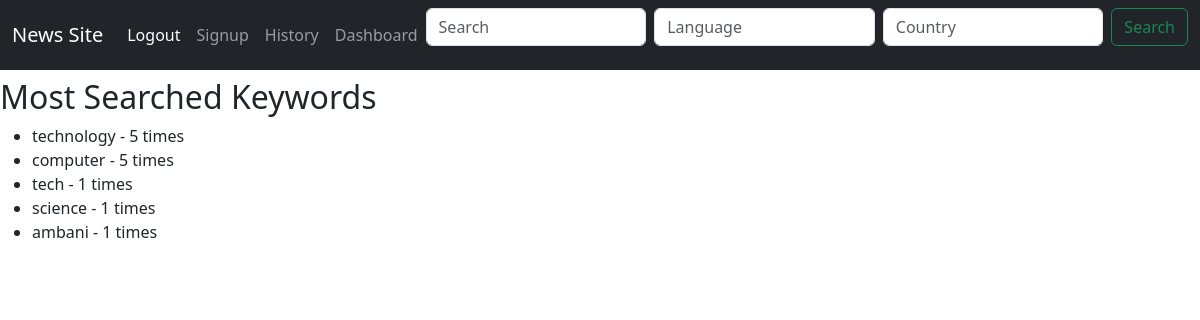
The page /dashboard/ (signed in) on the database its author committed.
### newsapp/models.py (models this page shows)
class History(models.Model):
    user =  models.ForeignKey(User, on_delete=models.SET_NULL, null=True)
    keyword = models.CharField(max_length=255)
    time = models.DateTimeField(auto_now_add=True)
    result = models.TextField(null= True)

### newsapp/views.py (the view)
# urls.py: path('dashboard/' , views.dashboard , name = 'Dashboard'),
@user_passes_test(is_admin)
def dashboard(request):
    trending_keyword = History.objects.values('keyword').annotate(search_count = Count('keyword')).order_by('-search_count')[:15]
    context ={'trending_keyword' : trending_keyword}
    return render(request, 'newsapp/dashboard.html', context)

### newsapp/models.py (called while the page is built)
def is_admin(user):
    return user.is_staff

### newsapp/templates/newsapp/dashboard.html
{% extends "newsapp/base.html" %}
{% block content %}
    <div class="module">
        <h2>Most Searched Keywords</h2>
        <ul>
            {% for keyword in trending_keyword %}
                <li>{{ keyword.keyword }} - {{ keyword.search_count }} times</li>
            {% endfor %}
        </ul>
    </div>
{% endblock %}

### rows shown on the page
History: keyword "technology", search_count "5"
History: keyword "tech", search_count "1"
History: keyword "science", search_count "1"
History: keyword "ambani", search_count "1"

### other values the page prints
{{ keyword.keyword }} "computer"
{{ keyword.search_count }} "5"
